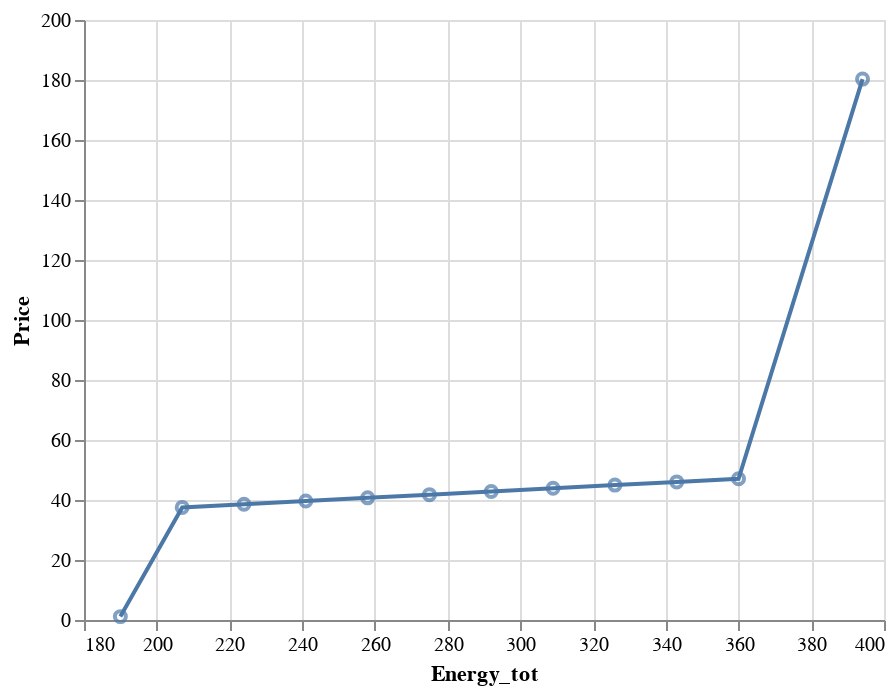

Notebook cell for this chart:
### Code cell
alt.Chart(df_plot).mark_line().encode(x='Energy_tot:Q', y='Price:Q') + \
alt.Chart(df_plot).mark_point().encode(x='Energy_tot:Q', y='Price:Q')

### Figure 1 — Vega-Lite specification as saved in the notebook (floating-point values rounded to 4 significant figures)
{"config": {"view": {"continuousWidth": 400, "continuousHeight": 300}}, "layer": [{"mark": "line", "encoding": {"x": {"type": "quantitative", "field": "Energy_tot"}, "y": {"type": "quantitative", "field": "Price"}}}, {"mark": "point", "encoding": {"x": {"type": "quantitative", "field": "Energy_tot"}, "y": {"type": "quantitative", "field": "Price"}}}], "data": {"name": "data-3b2d79951985438bc07c5e7fecd93d15"}, "$schema": "https://vega.github.io/schema/vega-lite/v4.8.1.json", "datasets": {"data-3b2d79951985438bc07c5e7fecd93d15": [{"Pot_max": 394.1, "Year": 2020, "Month": 2, "Day": 1, "Period": 20, "Block": 1, "Price": 1.13, "Energy": 190.0, "Date": "2020-02-01T00:00:00", "Weekday": "Saturday", "Energy_tot": 190.0, "Marg_Price": 39.63}, {"Pot_max": 394.1, "Year": 2020, "Month": 2, "Day": 1, "Period": 20, "Block": 2, "Price": 37.53, "Energy": 17.0, "Date": "2020-02-01T00:00:00", "Weekday": "Saturday", "Energy_tot": 207.0, "Marg_Price": 39.63}, {"Pot_max": 394.1, "Year": 2020, "Month": 2, "Day": 1, "Period": 20, "Block": 3, "Price": 38.59, "Energy": 17.0, "Date": "2020-02-01T00:00:00", "Weekday": "Saturday", "Energy_tot": 224.0, "Marg_Price": 39.63}, {"Pot_max": 394.1, "Year": 2020, "Month": 2, "Day": 1, "Period": 20, "Block": 4, "Price": 39.66, "Energy": 17.0, "Date": "2020-02-01T00:00:00", "Weekday": "Saturday", "Energy_tot": 241.0, "Marg_Price": 39.63}, {"Pot_max": 394.1, "Year": 2020, "Month": 2, "Day": 1, "Period": 20, "Block": 5, "Price": 40.72, "Energy": 17.0, "Date": "2020-02-01T00:00:00", "Weekday": "Saturday", "Energy_tot": 258.0, "Marg_Price": 39.63}, {"Pot_max": 394.1, "Year": 2020, "Month": 2, "Day": 1, "Period": 20, "Block": 6, "Price": 41.78, "Energy": 17.0, "Date": "2020-02-01T00:00:00", "Weekday": "Saturday", "Energy_tot": 275.0, "Marg_Price": 39.63}, {"Pot_max": 394.1, "Year": 2020, "Month": 2, "Day": 1, "Period": 20, "Block": 7, "Price": 42.84, "Energy": 17.0, "Date": "2020-02-01T00:00:00", "Weekday": "Saturday", "Energy_tot": 292.0, "Marg_Price": 39.63}, {"Pot_max": 394.1, "Year": 2020, "Month": 2, "Day": 1, "Period": 20, "Block": 8, "Price": 43.91, "Energy": 17.0, "Date": "2020-02-01T00:00:00", "Weekday": "Saturday", "Energy_tot": 309.0, "Marg_Price": 39.63}, {"Pot_max": 394.1, "Year": 2020, "Month": 2, "Day": 1, "Period": 20, "Block": 9, "Price": 44.97, "Energy": 17.0, "Date": "2020-02-01T00:00:00", "Weekday": "Saturday", "Energy_tot": 326.0, "Marg_Price": 39.63}, {"Pot_max": 394.1, "Year": 2020, "Month": 2, "Day": 1, "Period": 20, "Block": 10, "Price": 46.03, "Energy": 17.0, "Date": "2020-02-01T00:00:00", "Weekday": "Saturday", "Energy_tot": 343.0, "Marg_Price": 39.63}, {"Pot_max": 394.1, "Year": 2020, "Month": 2, "Day": 1, "Period": 20, "Block": 11, "Price": 47.09, "Energy": 17.0, "Date": "2020-02-01T00:00:00", "Weekday": "Saturday", "Energy_tot": 360.0, "Marg_Price": 39.63}, {"Pot_max": 394.1, "Year": 2020, "Month": 2, "Day": 1, "Period": 20, "Block": 12, "Price": 180.3, "Energy": 34.1, "Date": "2020-02-01T00:00:00", "Weekday": "Saturday", "Energy_tot": 394.1, "Marg_Price": 39.63}]}}
